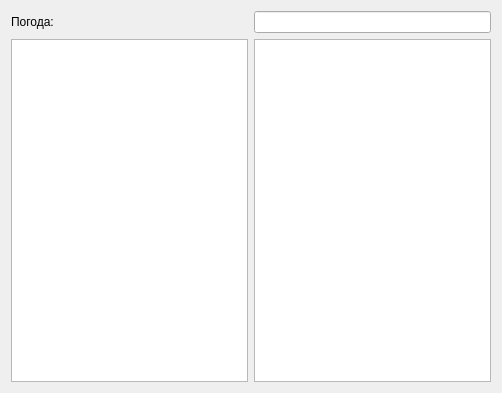
<?xml version="1.0" encoding="UTF-8"?>
<ui version="4.0">
 <class>Form</class>
 <widget class="QWidget" name="Form">
  <property name="geometry">
   <rect>
    <x>0</x>
    <y>0</y>
    <width>502</width>
    <height>393</height>
   </rect>
  </property>
  <property name="windowTitle">
   <string>Form</string>
  </property>
  <layout class="QGridLayout" name="gridLayout_2">
   <item row="0" column="0">
    <layout class="QGridLayout" name="gridLayout">
     <item row="1" column="0">
      <widget class="QListWidget" name="poiList"/>
     </item>
     <item row="1" column="1">
      <widget class="QPlainTextEdit" name="poiDesc">
       <property name="readOnly">
        <bool>true</bool>
       </property>
      </widget>
     </item>
     <item row="0" column="0">
      <widget class="QLabel" name="weatherLabel">
       <property name="text">
        <string>Погода:</string>
       </property>
      </widget>
     </item>
     <item row="0" column="1">
      <widget class="QLineEdit" name="weatherLine">
       <property name="mouseTracking">
        <bool>false</bool>
       </property>
       <property name="readOnly">
        <bool>true</bool>
       </property>
      </widget>
     </item>
    </layout>
   </item>
  </layout>
 </widget>
 <resources/>
 <connections/>
</ui>
